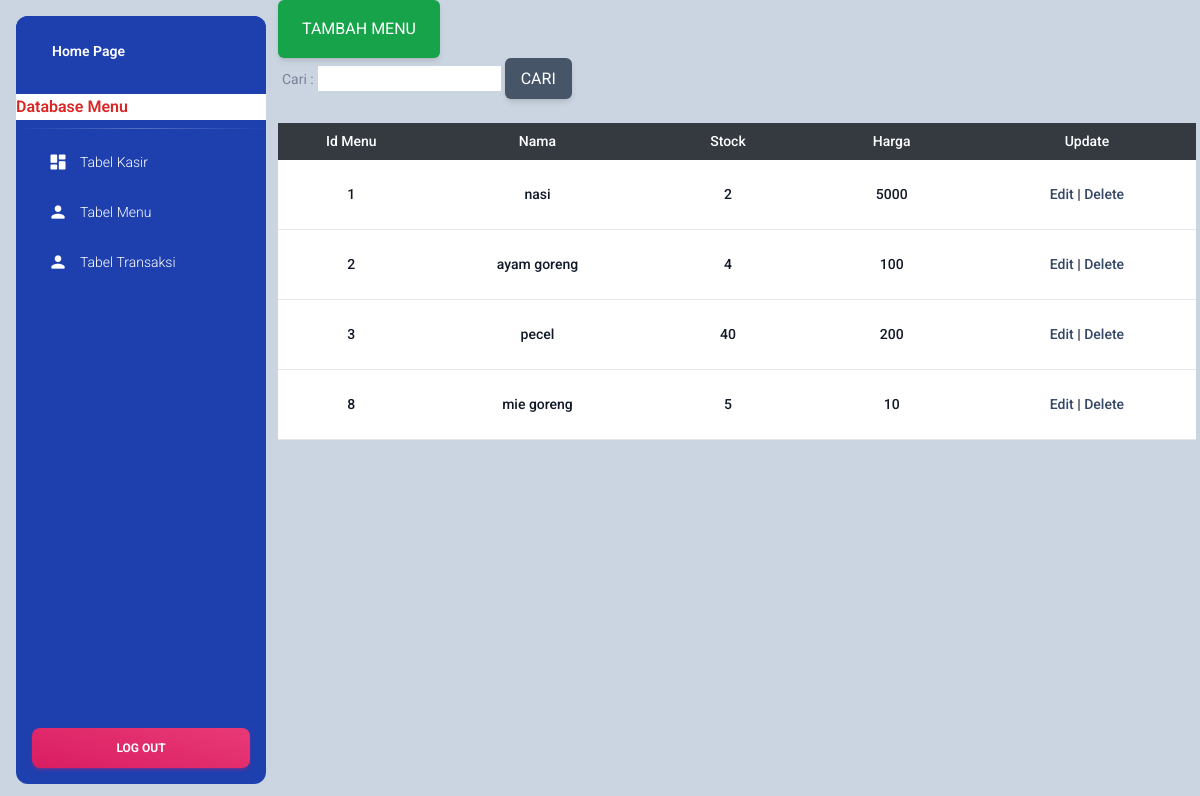
Screenshot of /public/menu/menu.php with the database file from the repository.
### tables this page shows
CREATE TABLE `menu` (
  `idmenu` int(11) NOT NULL,
  `nama` varchar(100) NOT NULL,
  `stock` int(11) NOT NULL,
  `harga` int(11) NOT NULL
);

### public/menu/menu.php (the view, shortened to what this page needs)
<?php
include_once("../../config/config.php");
?>
<!DOCTYPE html>
<html lang="en">
<head>
    <link rel="stylesheet" href="../css/style.css">
<link href="../../aset/css/nucleo-icons.css" rel="stylesheet" />
<link href="../../aset/css/nucleo-svg.css" rel="stylesheet" />
<link id="pagestyle" href="../../aset/css/material-dashboard.css?v=3.0.4" rel="stylesheet" />
</head>
<body class="g-sidenav-show" >
<div class="bg-slate-300 py-25 px-1 min-h-screen">
<aside class="sidenav navbar navbar-vertical navbar-expand-xs border-0 border-radius-xl my-3 fixed-start ms-3   bg-blue-800" id="sidenav-main">
<div class="sidenav-header bg-blue-800">
  <a class="navbar-brand m-0" href="../../login/homepage.php" >
    <span class="ms-1 font-weight-bold text-white">Home Page</span>
  </a>
</div>
<marquee class="bg-white" scrollamount="2"><h6 class="text-red-600" >Database Menu</h6></marquee>
<hr class="horizontal light mt-0 mb-2">
<div class="collapse navbar-collapse  w-auto " id="sidenav-collapse-main">
  <ul class="navbar-nav">
<li class="nav-item">
<a class="nav-link text-white " href="../kasir/kasir.php">
    <div class="text-white text-center me-2 d-flex align-items-center justify-content-center">
      <i class="material-icons opacity-10">dashboard</i>
    </div>
  <span class="nav-link-text ms-1">Tabel Kasir</span>
</a>
</li>
<li class="nav-item">
<a class="nav-link text-white " href="menu.php">
    <div class="text-white text-center me-2 d-flex align-items-center justify-content-center">
      <i class="material-icons opacity-10">person</i>
    </div>
  <span class="nav-link-text ms-1">Tabel Menu</span>
</a>
</li>
<li class="nav-item">
<a class="nav-link text-white " href="../transaksi/transaksi.php">
    <div class="text-white text-center me-2 d-flex align-items-center justify-content-center">
      <i class="material-icons opacity-10">person</i>
    </div>
  <span class="nav-link-text ms-1">Tabel Transaksi</span>
</a>
</li>
<div class="sidenav-footer position-absolute w-100 bottom-0 ">
    <div class="mx-3">
      <a class="btn bg-gradient-primary mt-4 w-100" href="../../login/logout.php" type="button">Log Out</a>
    </div>
  </div>
</aside>
<main class="main-content border-radius-lg ">
<a
            href="add.php"
            type="submit"
            class="inline-block px-4 py-3 bg-green-600 text-white uppercase rounded shadow-md hover:bg-green-700 hover:shadow-lg focus:bg-green-700 focus:shadow-lg focus:outline-none focus:ring-0 active:bg-green-800 active:shadow-lg"
            data-mdb-ripple="true"
            data-mdb-ripple-color="light">
            Tambah Menu
          </a>
<form method="get">
    <label>Cari :</label>
    <input type="text" name="cari1">
    <input
            type="submit"
            value="Cari"
            class="inline-block px-3 py-2 bg-slate-600 text-white uppercase rounded shadow-md hover:bg-slate-700 hover:shadow-lg focus:bg-slate-700 focus:shadow-lg focus:outline-none focus:ring-0 active:bg-slate-800 active:shadow-lg"
            data-mdb-ripple="true"
            data-mdb-ripple-color="light">
</form>
    <div class="flex flex-col">
  <div class="overflow-x-auto sm:-mx-6 lg:-mx-8">
    <div class="py-4 inline-block min-w-full sm:px-6 lg:px-8">
      <div class="overflow-hidden">
    <table class="min-w-full text-center">
    <thead class="border-b bg-gray-800">
    <tr>
     <th scope="col" class="text-sm font-medium text-white px-1 py-2">Id Menu</th>
     <th scope="col" class="text-sm font-medium text-white px-1 py-2">Nama</th>
     <th scope="col" class="text-sm font-medium text-white px-1 py-2">Stock</th>
     <th scope="col" class="text-sm font-medium text-white px-1 py-2">Harga</th>
     <th scope="col" class="text-sm font-medium text-white px-1 py-2">Update</th>
    </tr>
    <?php
        if(isset($_GET['cari1'])){
            $cari1 = $_GET['cari1'];
            $result1 = mysqli_query($mysqli,"select * from menu where idmenu Like '%".$cari1."%'");
        } else{
            $result1 = mysqli_query($mysqli, "SELECT * FROM menu ORDER BY idmenu ASC");
        }
        while($user_data1 = mysqli_fetch_array($result1)) {
            echo "<tr class='bg-white border-b'>";
            echo "<td class='px-6 py-4 whitespace-nowrap text-sm font-medium text-gray-900'>".$idmenu = $user_data1['idmenu']."</td>";
            echo "<td class='px-6 py-4 whitespace-nowrap text-sm font-medium text-gray-900'>".$nama =$user_data1['nama']."</td>";
            echo "<td class='px-6 py-4 whitespace-nowrap text-sm font-medium text-gray-900'>".$stock = $user_data1['stock']."</td>";
            echo "<td class='px-6 py-4 whitespace-nowrap text-sm font-medium text-gray-900'>".$harga = $user_data1['harga']."</td>";
            echo "<td class='px-6 py-4 whitespace-nowrap text-sm font-medium   text-gray-900'><a  href='edit.php?idmenu=$user_data1[idmenu]'>Edit</a> | <a href='delete.php?idmenu=$user_data1[idmenu]'>Delete</a></td></tr>";
        }
    ?>
    </thead>
    </table>
      </div>
    </div>
  </div>
    </div>
</body>
</html>

### public/css/style.css (style rules this page uses)
html { line-height: 1.5; -webkit-text-size-adjust: 100%; -moz-tab-size: 4; -o-tab-size: 4; tab-size: 4; font-family: ui-sans-serif, system-ui, -apple-system, BlinkMacSystemFont, "Segoe UI", Roboto, "Helvetica Neue", Arial, "Noto Sans", sans-serif, "Apple Color Emoji", "Segoe UI Emoji", "Segoe UI Symbol", "Noto Color Emoji"; }
body { margin: 0; line-height: inherit; }
hr { height: 0; color: inherit; border-top-width: 1px; }
h1, h2, h3, h4, h5, h6 { font-size: inherit; font-weight: inherit; }
a { color: inherit; text-decoration: inherit; }
table { text-indent: 0; border-color: inherit; border-collapse: collapse; }
button, input, optgroup, select, textarea { font-family: inherit; font-size: 100%; line-height: inherit; color: inherit; margin: 0; padding: 0; }
button, [type='button'], [type='reset'], [type='submit'] { -webkit-appearance: button; background-color: transparent; background-image: none; }
blockquote, dl, dd, h1, h2, h3, h4, h5, h6, hr, figure, p, pre { margin: 0; }
ol, ul, menu { list-style: none; margin: 0; padding: 0; }
input::placeholder, textarea::placeholder { opacity: 1; color: #9ca3af; }
.bottom-0 { bottom: 0px; }
.m-0 { margin: 0px; }
.my-3 { margin-top: 0.75rem; margin-bottom: 0.75rem; }
.mx-3 { margin-left: 0.75rem; margin-right: 0.75rem; }
.mb-2 { margin-bottom: 0.5rem; }
.mt-0 { margin-top: 0px; }
.mt-4 { margin-top: 1rem; }
.inline-block { display: inline-block; }
.flex { display: flex; }
.min-h-screen { min-height: 100vh; }
.w-auto { width: auto; }
.min-w-full { min-width: 100%; }
.flex-col { flex-direction: column; }
.overflow-hidden { overflow: hidden; }
.overflow-x-auto { overflow-x: auto; }
.whitespace-nowrap { white-space: nowrap; }
.rounded { border-radius: 0.25rem; }
.border-0 { border-width: 0px; }
.border-b { border-bottom-width: 1px; }
.bg-white { --tw-bg-opacity: 1; background-color: rgb(255 255 255 / var(--tw-bg-opacity)); }
.bg-slate-300 { --tw-bg-opacity: 1; background-color: rgb(203 213 225 / var(--tw-bg-opacity)); }
.bg-gray-800 { --tw-bg-opacity: 1; background-color: rgb(31 41 55 / var(--tw-bg-opacity)); }
.bg-blue-800 { --tw-bg-opacity: 1; background-color: rgb(30 64 175 / var(--tw-bg-opacity)); }
.bg-green-600 { --tw-bg-opacity: 1; background-color: rgb(22 163 74 / var(--tw-bg-opacity)); }
.bg-slate-600 { --tw-bg-opacity: 1; background-color: rgb(71 85 105 / var(--tw-bg-opacity)); }
.px-3 { padding-left: 0.75rem; padding-right: 0.75rem; }
.py-2 { padding-top: 0.5rem; padding-bottom: 0.5rem; }
.px-1 { padding-left: 0.25rem; padding-right: 0.25rem; }
.px-4 { padding-left: 1rem; padding-right: 1rem; }
.py-3 { padding-top: 0.75rem; padding-bottom: 0.75rem; }
.py-4 { padding-top: 1rem; padding-bottom: 1rem; }
.px-6 { padding-left: 1.5rem; padding-right: 1.5rem; }
.text-center { text-align: center; }
.text-sm { font-size: 0.875rem; line-height: 1.25rem; }
.font-medium { font-weight: 500; }
.uppercase { text-transform: uppercase; }
.text-white { --tw-text-opacity: 1; color: rgb(255 255 255 / var(--tw-text-opacity)); }
.text-gray-900 { --tw-text-opacity: 1; color: rgb(17 24 39 / var(--tw-text-opacity)); }
.text-red-600 { --tw-text-opacity: 1; color: rgb(220 38 38 / var(--tw-text-opacity)); }
.opacity-10 { opacity: 0.1; }
.shadow-md { --tw-shadow: 0 4px 6px -1px rgb(0 0 0 / 0.1), 0 2px 4px -2px rgb(0 0 0 / 0.1); --tw-shadow-colored: 0 4px 6px -1px var(--tw-shadow-color), 0 2px 4px -2px var(--tw-shadow-color); box-shadow: var(--tw-ring-offset-shadow, 0 0 #0000), var(--tw-ring-shadow, 0 0 #0000), var(--tw-shadow); }
@media (min-width: 640px) { .sm\:-mx-6 { margin-left: -1.5rem; margin-right: -1.5rem; } }
@media (min-width: 640px) { .sm\:px-6 { padding-left: 1.5rem; padding-right: 1.5rem; } }
@media (min-width: 1024px) { .lg\:-mx-8 { margin-left: -2rem; margin-right: -2rem; } }
@media (min-width: 1024px) { .lg\:px-8 { padding-left: 2rem; padding-right: 2rem; } }

### rows the page displays
menu: idmenu "1", nama "nasi", stock "2", harga "5000"
menu: idmenu "2", nama "ayam goreng", stock "4", harga "100"
menu: idmenu "3", nama "pecel", stock "40", harga "200"
menu: idmenu "8", nama "mie goreng", stock "5", harga "10"
